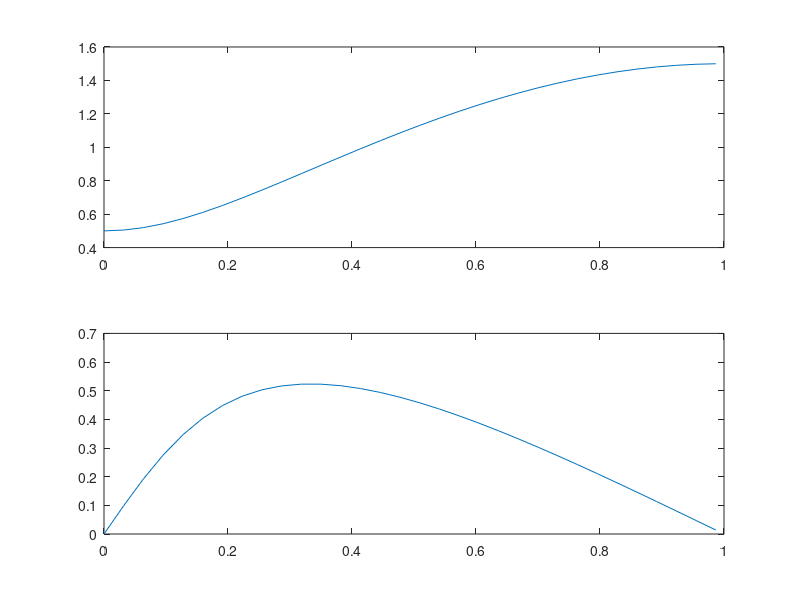

Recreate this plot in MATLAB.
w = [0:0.1:pi];
h = 1 - 1/2 * exp(-i * w);

magH = abs(h);
angH = angle(h);

subplot(2, 1, 1); plot(w/pi, magH);
subplot(2, 1, 2); plot(w/pi, angH);
